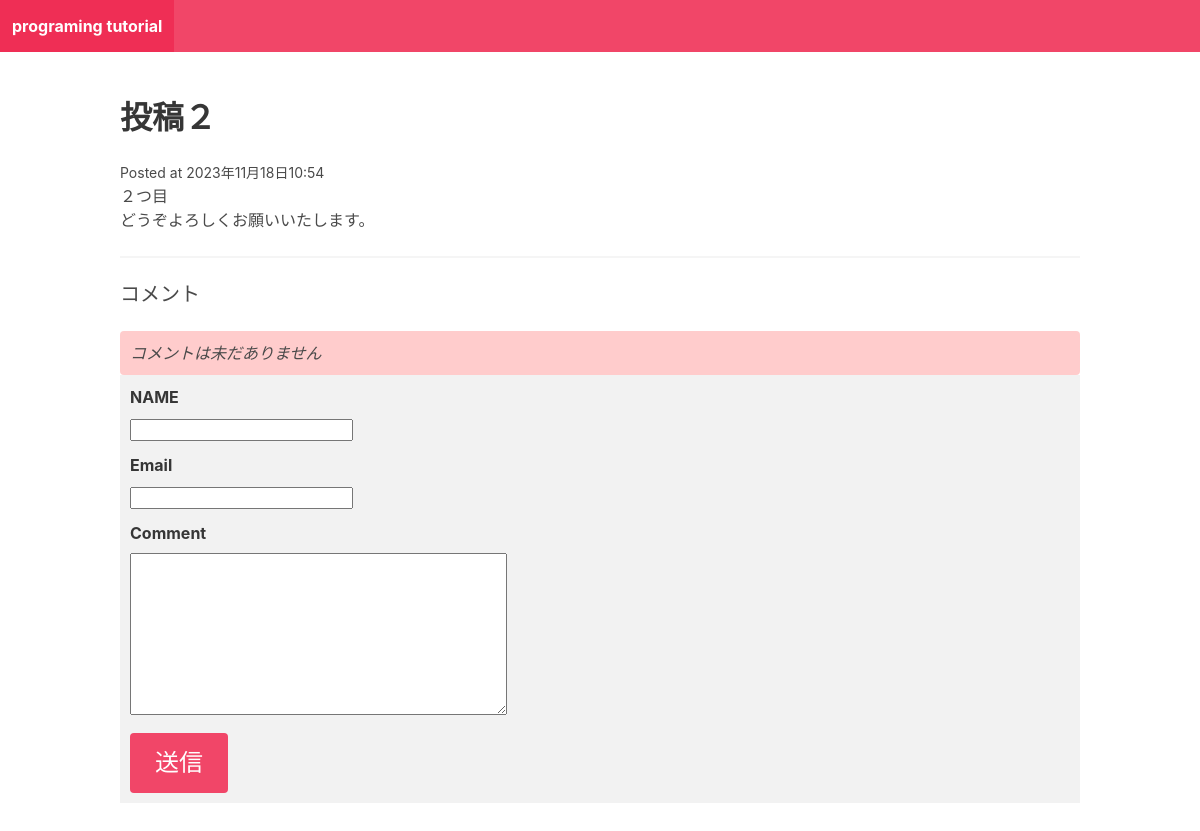
Page /slug2/ on the committed database.
### blog/models.py (models this page shows)
class Post(models.Model):
    title = models.CharField(max_length=250)
    slug = models.SlugField()
    intro = models.TextField()
    body = models.TextField()
    posted_date = models.DateTimeField(auto_now_add=True)

### blog/views.py (the view)
# urls.py: path("<slug:slug>/", post_detail, name="post_detail") #DBより取得
def post_detail(request, slug):
    post = Post.objects.get(slug=slug)
    if request.method == "POST":
        form = CommentForm(request.POST)
        if form.is_valid():
            comment = form.save(commit=False)
            comment.post = post
            comment.save()
            return redirect("post_detail", slug=post.slug)
    else:
       form = CommentForm()
    return render(request, "blog/post_detail.html", {"post": post, "form": form})

### blog/forms.py
class CommentForm(forms.ModelForm):
    class Meta:
        model = Comment
        fields = ["name", "email", "comment"]

### blog/templates/blog/post_detail.html (shortened to what this page needs)
{% extends "blog/base.html" %}
{% block content %}
<h2 class="title">{{post.title}}</h2>
<small>Posted at {{post.posted_date}}</small>
<p>{{post.intro}}</p>
<p>{{post.body}}</p>
<hr/>
    <h2 class="subtitle" style="text-transform: uppercase;">コメント</h2>
    <div class="comment-section" style="width: 100%;">
        {% if post.comments.all %}
            {% for comment in post.comments.all %}
                <article class="media" style="background-color: #f2f2f2; padding: 10px; margin-bottom: 10px;">
                    <div class="media-content">
                        <div class="content">
                            <p>
                                <strong style="color: #3366ff;">
                                    {{ comment.name }}
                                    <small style="font-size: 12px; color: #666;">{{ comment.posted_date }}</small>
                                </strong>
                                <br>
                                {{ comment.comment }}
                                <hr style="border-color: #ccc; border-width: 1px;">
                            </p>
                        </div>
                    </div>
                </article>
            {% endfor %}
        {% else %}
            <div class="notification" style="background-color: #ffcccc; padding: 10px;">
                <p style="font-style: italic;">コメントは未だありません</p>
            </div>
        {% endif %}
    </div>
    <form action="." method="post" style="background-color: #f2f2f2; padding: 10px; width: 100%;">
        <div class="field">
            <label class="label">NAME</label>
            <div class="control">
                {{ form.name }}
            </div>
        </div>
        <div class="field">
            <label class="label">Email</label>
            <div class="control">
                {{ form.email }}
            </div>
        </div>
        <div class="field" >
            <label class="label">Comment</label>
            <div class="control">
                {{ form.comment }}
            </div>
        </div>
        <div class="field">
            <div class="control">
                <button class="button is-danger is-large">送信</button>
            </div>
        </div>
{% endblock %}

### rows in the picture
Post: title "投稿２", posted_date "2023年11月18日10:54", intro "２つ目", body "どうぞよろしくお願いいたします。"
